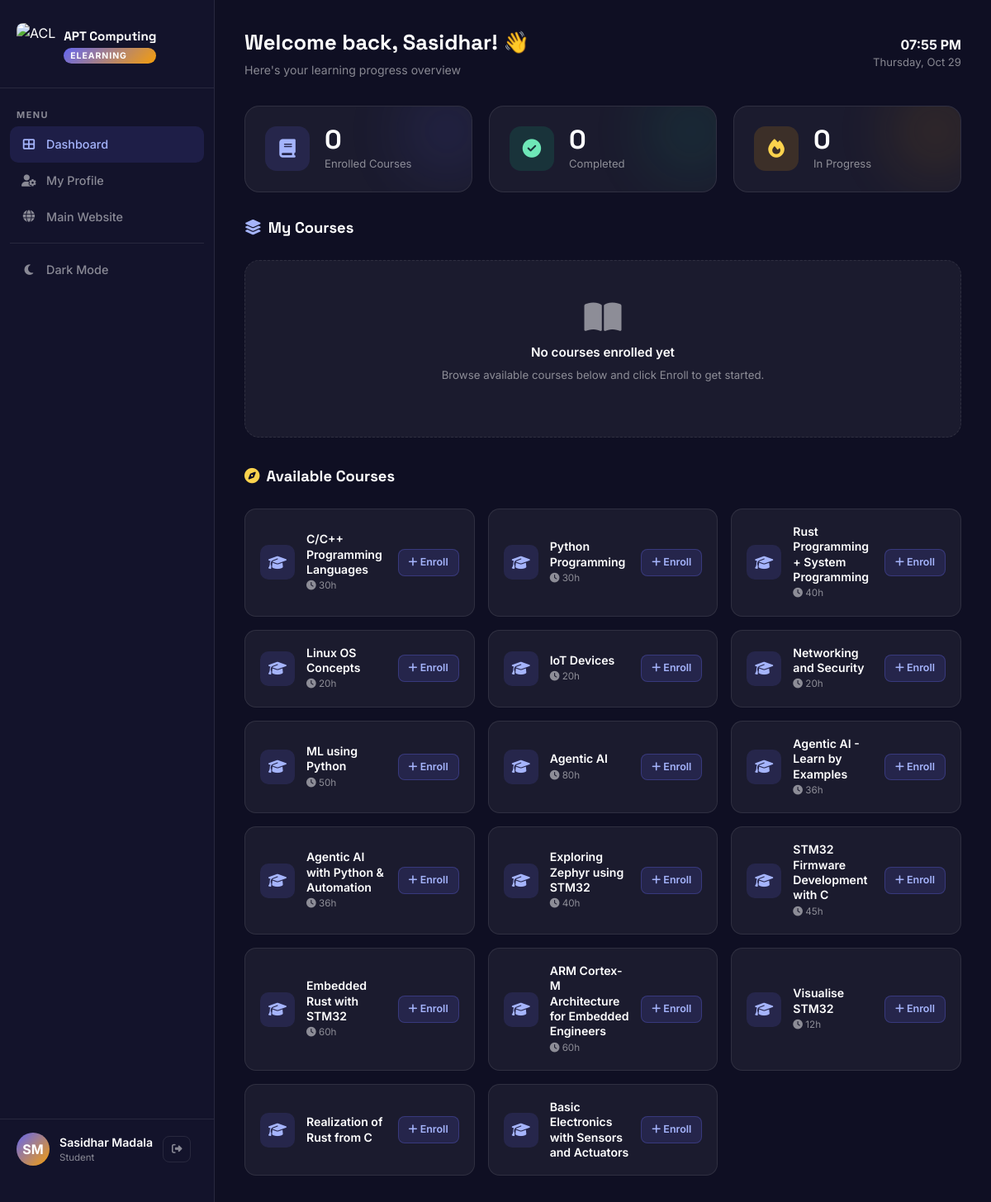
Page /elearning/dashboard/ (signed in) on the committed database.
### courses/models.py (models this page shows, shortened)
class Course(models.Model):
    title = models.CharField(max_length=200)
    slug = models.SlugField(max_length=200, unique=True)
    short_description = models.CharField(max_length=500, blank=True)
    description = models.TextField(blank=True)
    duration_weeks = models.PositiveIntegerField(default=0)
    duration_hours = models.PositiveIntegerField(default=0)
    skill_level = models.CharField(max_length=50, blank=True)
    technologies = models.CharField(max_length=200, blank=True, help_text="Comma separated list, e.g., 'Rust, Linux'")
    image = models.URLField(blank=True, null=True)
    fee = models.CharField(max_length=100, blank=True, help_text="e.g., '7000/- + GST'")
    timing = models.CharField(max_length=200, blank=True, help_text="e.g., 'Weekend course, 4:00pm to 5:00pm'")
    start_date = models.CharField(max_length=100, blank=True, help_text="e.g., '12th Sep 2026'")
    trainers = models.CharField(max_length=200, blank=True, help_text="e.g., 'Kamal Kumar Mukiri'")
    recordings_info = models.CharField(max_length=300, blank=True)
    materials_info = models.CharField(max_length=300, blank=True)
    prerequisites = models.CharField(max_length=300, blank=True)
    training_mode = models.CharField(max_length=100, blank=True, help_text="e.g., 'Online'")

### elearning/views.py (the view, shortened to what this page needs)
# urls.py: path('dashboard/', views.dashboard, name='dashboard'),
@login_required(login_url='/elearning/')
def dashboard(request):
    profile, _ = StudentProfile.objects.get_or_create(user=request.user)
    enrolled = profile.enrolled_courses.all()
    progress_qs = CourseProgress.objects.filter(student=profile).select_related('course')
    progress_map = {cp.course_id: cp for cp in progress_qs}
    enrolled_with_progress = []
    all_courses = Course.objects.all()
    available_courses = [c for c in all_courses if c not in enrolled]
    context = {
        'profile': profile,
        'enrolled_with_progress': enrolled_with_progress,
        'available_courses': available_courses,
        'enrolled_count': enrolled.count(),
        'completed_count': sum(1 for e in enrolled_with_progress if e['status'] == 'completed'),
        'in_progress_count': sum(1 for e in enrolled_with_progress if e['status'] == 'in_progress'),
    }
    return render(request, 'elearning/dashboard.html', context)

### templates/elearning/dashboard.html (shortened to what this page needs)
<!DOCTYPE html>
<html lang="en">
<head>
    <link href="https://cdn.jsdelivr.net/npm/bootstrap@5.1.3/dist/css/bootstrap.min.css" rel="stylesheet">
    <link rel="stylesheet" href="https://cdnjs.cloudflare.com/ajax/libs/font-awesome/6.4.0/css/all.min.css">
    {% load static %}
</head>
<body>
<aside class="sidebar">
    <div class="sidebar-logo">
        <img src="{% static 'img/ACL_Logo.png' %}" alt="ACL">
        <div>
            <div class="sidebar-logo-text">APT Computing</div>
            <span class="sidebar-badge">eLearning</span>
        </div>
    </div>
    <span class="sidebar-section-label">Menu</span>
    <ul class="sidebar-nav">
        <li><a href="{% url 'elearning:dashboard' %}" class="active"><i class="fas fa-th-large"></i> Dashboard</a></li>
        <li><a href="{% url 'elearning:profile' %}"><i class="fas fa-user-cog"></i> My Profile</a></li>
        <li><a href="{% url 'home' %}"><i class="fas fa-globe"></i> Main Website</a></li>
        <li style="margin-top: 10px; border-top: 1px solid var(--border); padding-top: 10px;">
            <a href="#" id="themeToggleBtn" onclick="toggleTheme(event)" style="cursor: pointer;">
                <i class="fas fa-moon" id="themeIcon"></i> <span id="themeLabel">Dark Mode</span>
            </a>
        </li>
    </ul>
    <div class="sidebar-footer">
        <div class="sidebar-user">
            {% if profile.avatar_url %}
                <img src="{{ profile.avatar_url }}" alt="Avatar" class="sidebar-avatar" style="object-fit: cover;">
            {% else %}
                <div class="sidebar-avatar">{{ request.user.first_name|first|upper }}{{ request.user.last_name|first|upper }}</div>
            {% endif %}
            <div>
                <div class="sidebar-username">{{ request.user.get_full_name|default:request.user.username }}</div>
                <div class="sidebar-role">Student</div>
            </div>
            <form method="POST" action="{% url 'elearning:logout' %}">
                <button type="submit" class="btn-logout" title="Logout"><i class="fas fa-sign-out-alt"></i></button>
            </form>
        </div>
    </div>
</aside>
<main class="main-content">
    <div class="page-header">
        <div>
            <div class="page-title">Welcome back, {{ request.user.first_name|default:request.user.username }}! 👋</div>
            <div class="page-subtitle">Here's your learning progress overview</div>
        </div>
        <div class="greeting-time">
            <strong id="currentTime"></strong>
            <span id="currentDate"></span>
        </div>
    </div>
    <div class="stat-cards">
        <div class="stat-card">
            <div class="stat-card-icon" style="background: rgba(99,102,241,0.15);">
                <i class="fas fa-book" style="color:#a5b4fc;"></i>
            </div>
            <div>
                <div class="stat-card-val">{{ enrolled_count }}</div>
                <div class="stat-card-lbl">Enrolled Courses</div>
            </div>
            <div class="stat-glow" style="background:#6366f1;"></div>
        </div>
        <div class="stat-card">
            <div class="stat-card-icon" style="background: rgba(16,185,129,0.15);">
                <i class="fas fa-check-circle" style="color:#6ee7b7;"></i>
            </div>
            <div>
                <div class="stat-card-val">{{ completed_count }}</div>
                <div class="stat-card-lbl">Completed</div>
            </div>
            <div class="stat-glow" style="background:#10b981;"></div>
        </div>
        <div class="stat-card">
            <div class="stat-card-icon" style="background: rgba(245,158,11,0.15);">
                <i class="fas fa-fire" style="color:#fcd34d;"></i>
            </div>
            <div>
                <div class="stat-card-val">{{ in_progress_count }}</div>
                <div class="stat-card-lbl">In Progress</div>
            </div>
            <div class="stat-glow" style="background:#f59e0b;"></div>
        </div>
    </div>
    <div class="section-heading">
        <h2><i class="fas fa-layer-group" style="color:#a5b4fc; margin-right:8px;"></i>My Courses</h2>
    </div>
    {% if enrolled_with_progress %}
    <div class="enrolled-grid">
        {% for item in enrolled_with_progress %}
        <a href="{% url 'elearning:course_detail' item.course.id %}" style="text-decoration:none;color:inherit;">
        <div class="course-card">
            <div class="course-card-header">
                <div class="course-icon" style="background: linear-gradient(135deg, rgba(99,102,241,0.25), rgba(245,158,11,0.25));">
                    <i class="fas fa-book-open" style="color:#a5b4fc;"></i>
                </div>
                <div>
                    <div class="course-title">{{ item.course.title }}</div>
                    <span class="course-status status-{{ item.status }}">{{ item.status|title|cut:"_" }}</span>
                </div>
            </div>
            <div class="progress-wrap">
                <div class="progress-label">
                    <span>Progress</span>
                    <strong>{{ item.progress }}%</strong>
                </div>
                <div class="progress-bar-bg">
                    <div class="progress-bar-fill" style="width: {{ item.progress }}%;"></div>
                </div>
            </div>
        </div>
        </a>
        {% endfor %}
    </div>
    {% else %}
    <div class="empty-state" style="margin-bottom:36px;">
        <i class="fas fa-book-open"></i>
        <p style="font-size:0.95rem; font-weight:600; color:#fff; margin-bottom:6px;">No courses enrolled yet</p>
        <p style="font-size:0.83rem;">Browse available courses below and click Enroll to get started.</p>
    </div>
    {% endif %}
    {% if available_courses %}
    <div class="section-heading">
        <h2><i class="fas fa-compass" style="color:#fcd34d; margin-right:8px;"></i>Available Courses</h2>
    </div>
    <div class="available-grid">
        {% for course in available_courses %}
        <div class="available-card">
            <div class="available-icon" style="background: rgba(99,102,241,0.15);">
                <i class="fas fa-graduation-cap" style="color:#a5b4fc;"></i>
            </div>
            <div>
                <div class="available-title">{{ course.title }}</div>
                {% if course.duration_hours %}<div class="available-meta"><i class="fas fa-clock"></i> {{ course.duration_hours }}h</div>{% endif %}
            </div>
            <a href="{% url 'elearning:enroll' course.id %}" class="btn-enroll">
                <i class="fas fa-plus"></i> Enroll
            </a>
        </div>
        {% endfor %}
    </div>
    {% endif %}
</main>
</body>
</html>

### rows in the picture
Course: title "C/C++ Programming Languages", duration_hours "30"
Course: title "Python Programming", duration_hours "30"
Course: title "Rust Programming + System Programming", duration_hours "40"
Course: title "Linux OS Concepts", duration_hours "20"
Course: title "IoT Devices", duration_hours "20"
Course: title "Networking and Security", duration_hours "20"
Course: title "ML using Python", duration_hours "50"
Course: title "Agentic AI", duration_hours "80"
Course: title "Agentic AI - Learn by Examples", duration_hours "36"
Course: title "Agentic AI with Python & Automation", duration_hours "36"
Course: title "Exploring Zephyr using STM32", duration_hours "40"
Course: title "STM32 Firmware Development with C", duration_hours "45"
Course: title "Embedded Rust with STM32", duration_hours "60"
Course: title "ARM Cortex-M Architecture for Embedded Engineers", duration_hours "60"
Course: title "Visualise STM32", duration_hours "12"
Course: title "Realization of Rust from C"
Course: title "Basic Electronics with Sensors and Actuators"

### other values in the picture
{{ request.user.first_name|first|upper }} "S"
{{ request.user.last_name|first|upper }} "M"
{{ request.user.get_full_name|default:request.user.username }} "Sasidhar Madala"
{{ request.user.first_name|default:request.user.username }} "Sasidhar"
{{ enrolled_count }} "0"
{{ completed_count }} "0"
{{ in_progress_count }} "0"
